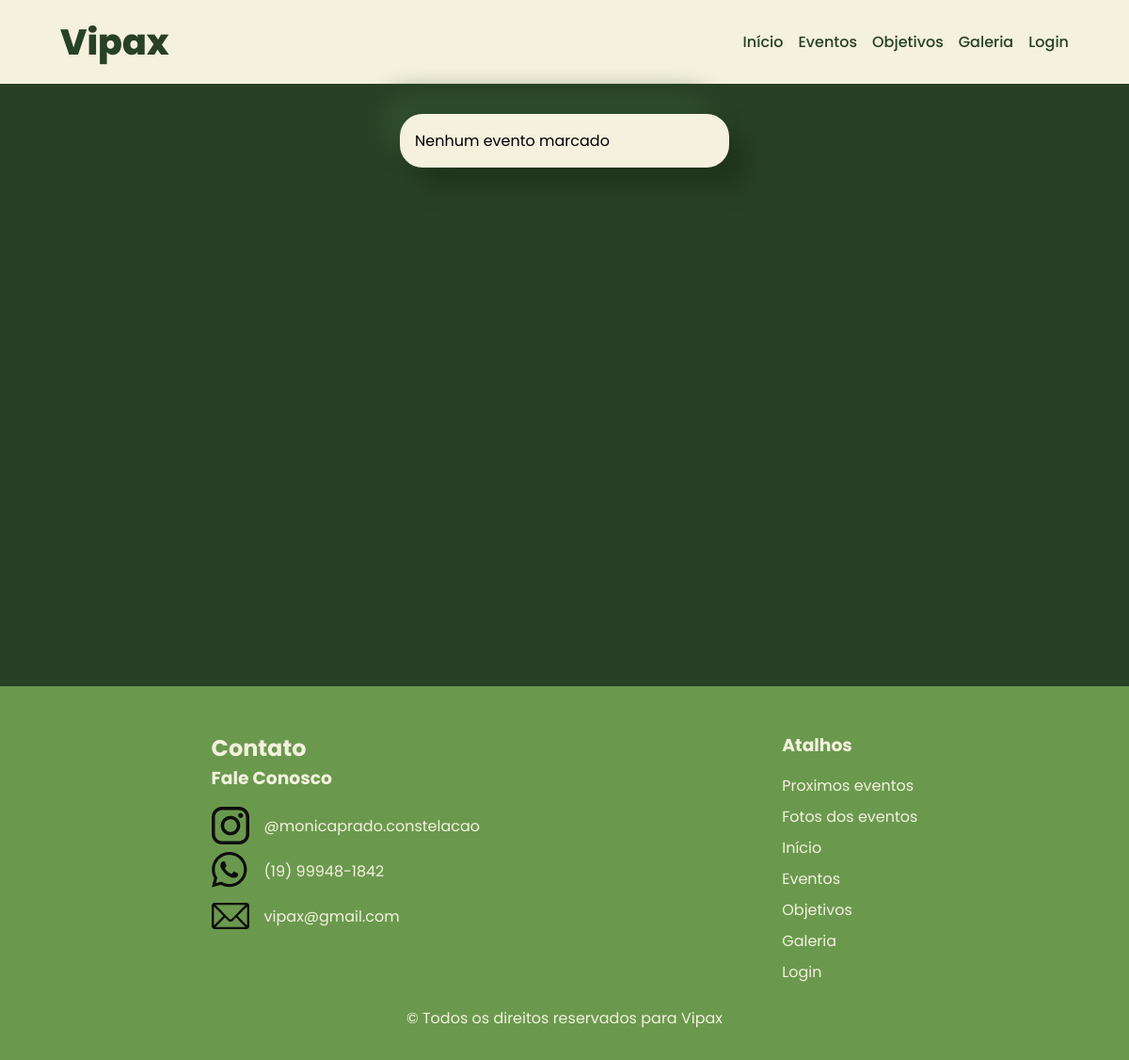
/, run on an earlier commit of the app's database.
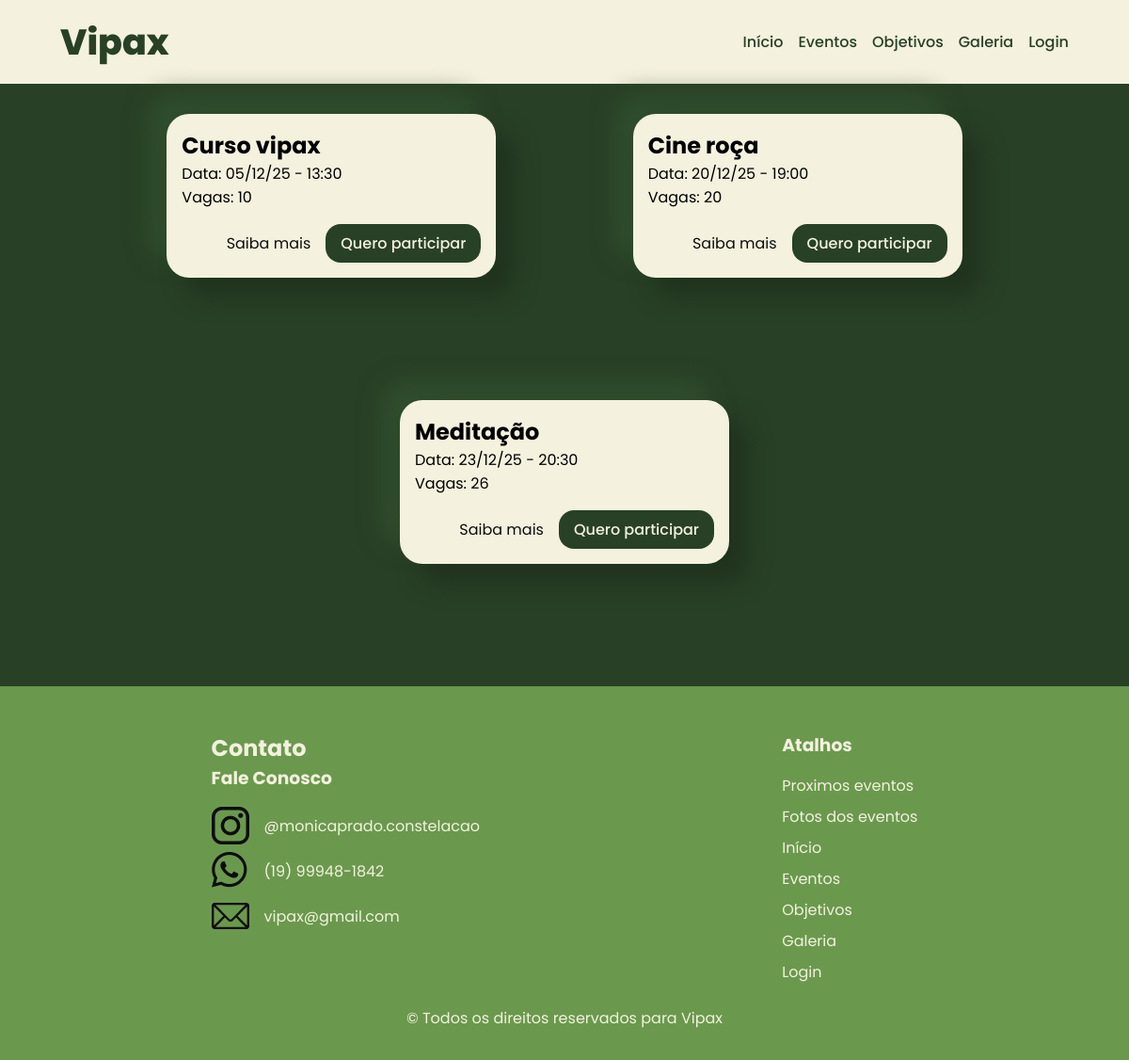
And on a later commit of the database.
### tables this page shows
CREATE TABLE `eventos_futuros` (
  `id` int(11) NOT NULL,
  `id_eventos_comuns` int(11) NOT NULL,
  `data` date NOT NULL,
  `horario` time NOT NULL,
  `preco` int NOT NULL,
  `vagas` int(11) NOT NULL
);

CREATE TABLE `eventos_comuns` (
  `id` int(11) NOT NULL,
  `nome` varchar(255) NOT NULL,
  `descricao` text DEFAULT NULL,
  `id_galeria` int
);

### config/funcs.php (called while the page is built, shortened)
<?php
function mostrarData($data) {
  $data = explode("-", $data);
  $data[0] %= 100;
  $data = array_reverse($data);
  return implode("/", $data);
}
function mostrarHora($hora) {
  $hora = explode(":", $hora);
  array_pop($hora);
  return implode(":", $hora);
}
?>

### index.php (the view, shortened to what this page needs)
<?php
include "config/funcs.php";
include "header.php";
?>
  <main id="index">
    <?php
    $today = date('Y-m-d', time());
    $sql_code = "SELECT eventos_comuns.nome as nome,
                eventos_comuns.id as id,
                eventos_comuns.descricao as descricao,
                eventos_futuros.id as id_futuro,
                eventos_futuros.data as data,
                eventos_futuros.horario as horario,
                eventos_futuros.preco as preco,
                eventos_futuros.vagas as vagas
                FROM eventos_comuns, eventos_futuros
                WHERE eventos_comuns.id = eventos_futuros.id_eventos_comuns
                AND eventos_futuros.data > '$today'
                ORDER BY eventos_futuros.data;";
    $query_eventos_futuros = $mysqli->query($sql_code);
    if ($query_eventos_futuros->num_rows === 0) {
      echo "<section><p>Nenhum evento marcado</p></section>";
    } else {
      while ($row = $query_eventos_futuros->fetch_assoc()){
    ?>
    <section>
      <div class="infos">
        <h2><?= $row['nome'] ?></h2>
        <p>Data: <?= mostrarData($row['data']) . ' - ' . mostrarHora($row['horario']) ?></p>
        <p>Vagas: <?= $row['vagas'] ?></p>
      </div>
      <div class="actions">
        <a href="eventos.php?evento=<?= $row['id'] ?>" class="saiba-mais">Saiba mais</a>
        <a href="inscricao.php?evento=<?= $row['id_futuro']?>" type="button" class="btn-saiba-mais">Quero participar</a>
      </div>
    </section>
    <?php
      }
    }
    ?>
  </main>
<?php
include "footer.php";
?>

What changed in the data, as far as the page shows it:
added eventos_futuros: id_eventos_comuns.nome "Curso vipax", data "05/12/25", horario "13:30", vagas "10"
added eventos_futuros: id_eventos_comuns.nome "Cine roça", data "20/12/25", horario "19:00", vagas "20"
added eventos_futuros: id_eventos_comuns.nome "Meditação", data "23/12/25", horario "20:30", vagas "26"
Also different on the page:
text no longer shown: "Nenhum evento marcado"
